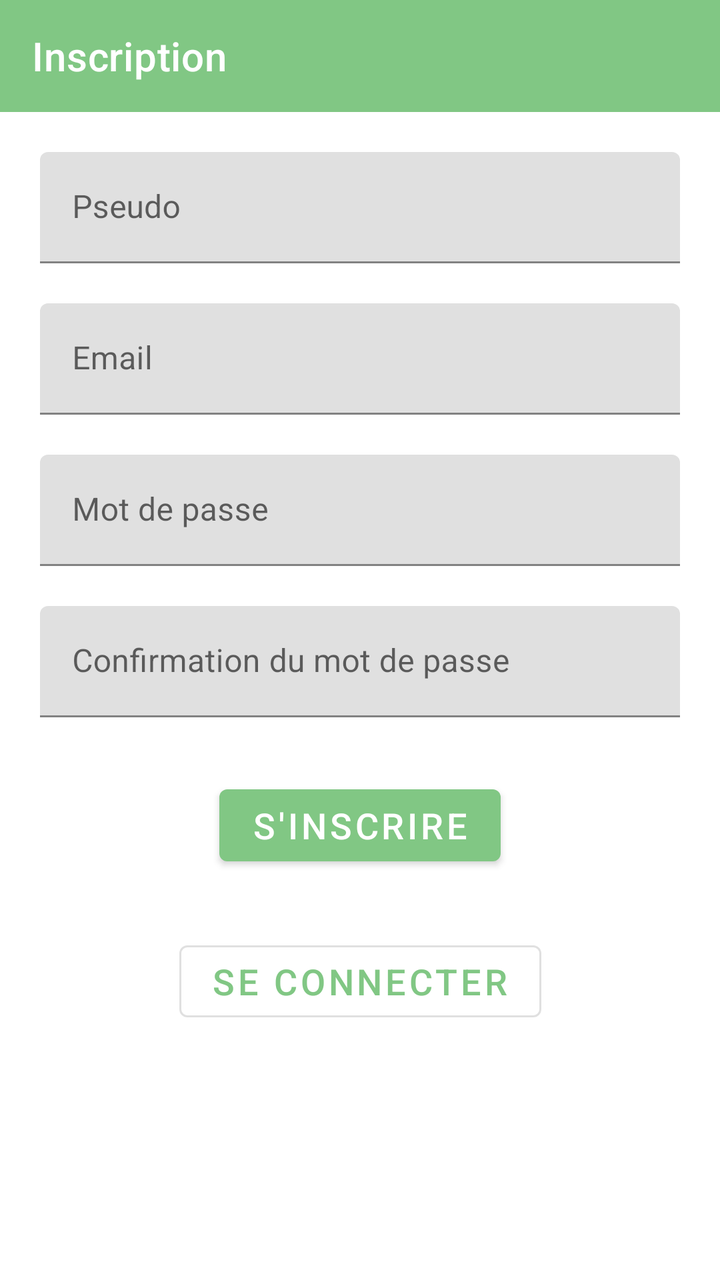
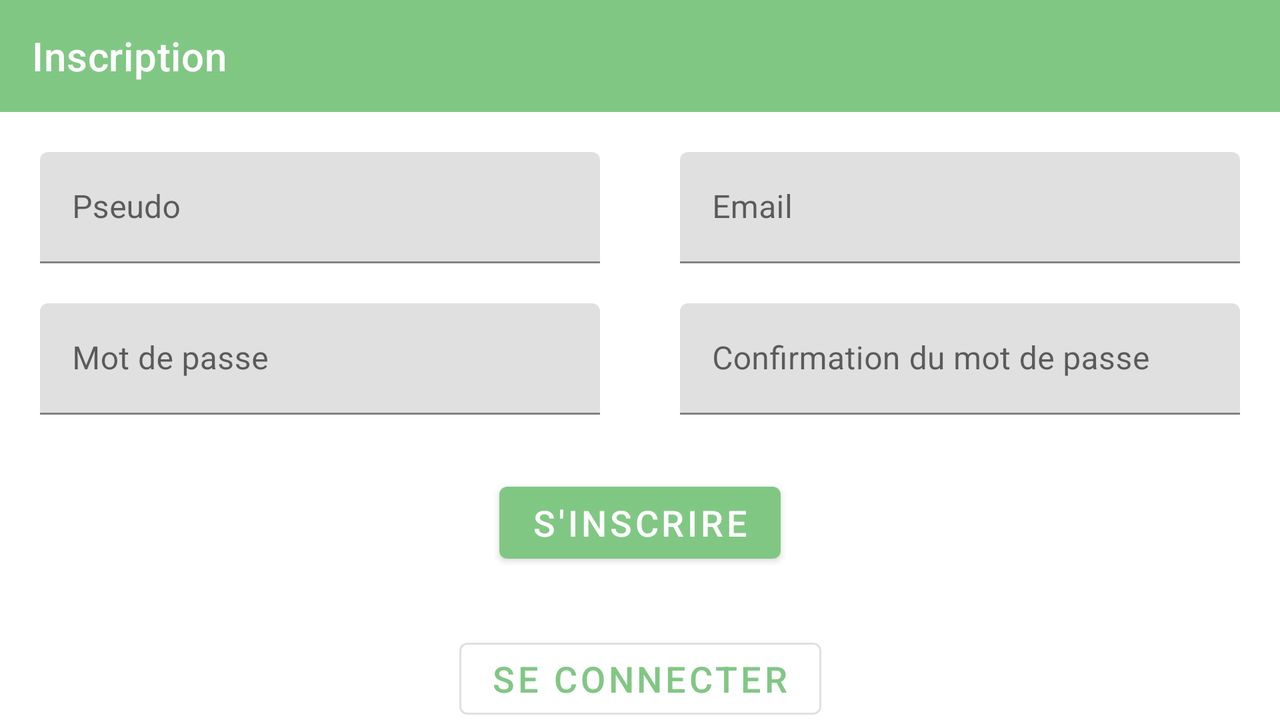

Two renders of one Android screen. The first uses the default layout on a phone; the second uses the alternative layout the repository ships for a different screen configuration, on a matching device. The two XML files are below.
<!-- AndroidManifest.xml: application theme AppTheme -->
<!-- res/layout/activity_register.xml -->
<?xml version="1.0" encoding="utf-8"?>
<androidx.constraintlayout.widget.ConstraintLayout xmlns:android="http://schemas.android.com/apk/res/android"
    xmlns:app="http://schemas.android.com/apk/res-auto"
    xmlns:tools="http://schemas.android.com/tools"
    android:id="@+id/loginLayout"
    android:layout_width="match_parent"
    android:layout_height="match_parent"
    android:layout_gravity="center_vertical"
    tools:context=".views.auth.LoginActivity">

    <com.google.android.material.appbar.AppBarLayout
        android:id="@+id/appBarLayout"
        android:layout_width="match_parent"
        android:layout_height="wrap_content"
        app:layout_constraintTop_toTopOf="parent">

        <com.google.android.material.appbar.MaterialToolbar
            android:id="@+id/topAppBar"
            style="@style/Widget.MaterialComponents.Toolbar.Primary"
            android:layout_width="match_parent"
            android:layout_height="?attr/actionBarSize"
            app:title="@string/login_register_title" />

    </com.google.android.material.appbar.AppBarLayout>

    <com.google.android.material.textfield.TextInputLayout
        android:id="@+id/login_pseudo"
        style="@style/KoudouTextLayout"
        android:layout_width="match_parent"
        android:layout_height="wrap_content"
        android:hint="@string/login_pseudo"
        app:layout_constraintTop_toBottomOf="@+id/appBarLayout" >

        <com.google.android.material.textfield.TextInputEditText
            android:id="@+id/login_pseudo_text"
            android:layout_width="match_parent"
            android:layout_height="wrap_content" />
    </com.google.android.material.textfield.TextInputLayout>
    <com.google.android.material.textfield.TextInputLayout
        android:id="@+id/login_email"
        style="@style/KoudouTextLayout"
        android:layout_width="match_parent"
        android:layout_height="wrap_content"
        android:hint="@string/login_email"
        app:layout_constraintTop_toBottomOf="@+id/login_pseudo">

        <com.google.android.material.textfield.TextInputEditText
            android:id="@+id/login_email_text"
            android:layout_width="match_parent"
            android:layout_height="wrap_content" />
    </com.google.android.material.textfield.TextInputLayout>
    <com.google.android.material.textfield.TextInputLayout
        android:id="@+id/login_password"
        style="@style/KoudouTextLayout"
        android:layout_width="match_parent"
        android:layout_height="wrap_content"
        android:hint="@string/login_password"
        app:layout_constraintTop_toBottomOf="@id/login_email">

        <com.google.android.material.textfield.TextInputEditText
            android:id="@+id/login_password_text"
            android:inputType="textPassword"
            android:layout_width="match_parent"
            android:layout_height="wrap_content" />
    </com.google.android.material.textfield.TextInputLayout>
    <com.google.android.material.textfield.TextInputLayout
        android:id="@+id/login_confirm_password"
        style="@style/KoudouTextLayout"
        android:layout_width="match_parent"
        android:layout_height="wrap_content"
        android:hint="@string/login_confirm_password"
        app:layout_constraintTop_toBottomOf="@id/login_password">

        <com.google.android.material.textfield.TextInputEditText
            android:id="@+id/login_confirm_password_text"
            android:inputType="textPassword"
            android:layout_width="match_parent"
            android:layout_height="wrap_content" />
    </com.google.android.material.textfield.TextInputLayout>

    <Button
        android:id="@+id/login_register_btn"
        style="@style/KoudouButton"
        android:layout_width="wrap_content"
        android:layout_height="wrap_content"
        android:text="@string/login_register"
        app:layout_constraintEnd_toEndOf="parent"
        app:layout_constraintStart_toStartOf="parent"
        app:layout_constraintTop_toBottomOf="@id/login_confirm_password" />

    <Button
        android:id="@+id/login_connect_switch_btn"
        style="@style/KoudouButtonOutline"
        android:layout_width="wrap_content"
        android:layout_height="wrap_content"
        android:text="@string/login_connect"
        app:layout_constraintEnd_toEndOf="parent"
        app:layout_constraintStart_toStartOf="parent"
        app:layout_constraintTop_toBottomOf="@id/login_register_btn" />


</androidx.constraintlayout.widget.ConstraintLayout>
<!-- resources referenced by this layout -->
<resources>
  <string name="login_confirm_password">Confirmation du mot de passe</string>
  <string name="login_connect">Se connecter</string>
  <string name="login_email">Email</string>
  <string name="login_password">Mot de passe</string>
  <string name="login_pseudo">Pseudo</string>
  <string name="login_register">S\'inscrire</string>
  <string name="login_register_title">Inscription</string>
  <style name="KoudouButton" parent="Widget.MaterialComponents.Button">
          <item name="android:layout_margin">30dp</item>
          <item name="android:textSize">18sp</item>
      </style>
  <style name="KoudouButtonOutline" parent="Widget.MaterialComponents.Button.OutlinedButton">
          <item name="android:layout_margin">30dp</item>
          <item name="android:textSize">18sp</item>
      </style>
  <style name="KoudouTextLayout" parent="Widget.MaterialComponents.TextInputLayout.FilledBox">
          <item name="android:layout_margin">20dp</item>
      </style>
  <style name="AppTheme" parent="Theme.MaterialComponents.Light.NoActionBar">
          
          <item name="colorPrimary">@color/colorPrimary</item>
          <item name="colorPrimaryDark">@color/colorPrimaryDark</item>
          <item name="colorAccent">@color/colorAccent</item>
      </style>
  <color name="colorPrimary">#81C784</color>
  <color name="colorPrimaryDark">#3E453E</color>
  <color name="colorAccent">#81C784</color>
</resources>
<!-- res/layout-land/activity_register.xml (the repository's variant of the layout above) -->
<!-- drawn on the phone turned sideways -->
<?xml version="1.0" encoding="utf-8"?>
<androidx.constraintlayout.widget.ConstraintLayout xmlns:android="http://schemas.android.com/apk/res/android"
    xmlns:app="http://schemas.android.com/apk/res-auto"
    xmlns:tools="http://schemas.android.com/tools"
    android:id="@+id/loginLayout"
    android:layout_width="match_parent"
    android:layout_height="match_parent"
    android:layout_gravity="center_vertical"
    tools:context=".views.auth.LoginActivity">

    <com.google.android.material.appbar.AppBarLayout
        android:id="@+id/appBarLayout"
        android:layout_width="match_parent"
        android:layout_height="wrap_content"
        app:layout_constraintTop_toTopOf="parent">

        <com.google.android.material.appbar.MaterialToolbar
            android:id="@+id/topAppBar"
            style="@style/Widget.MaterialComponents.Toolbar.Primary"
            android:layout_width="match_parent"
            android:layout_height="?attr/actionBarSize"
            app:title="@string/login_register_title" />

    </com.google.android.material.appbar.AppBarLayout>

    <com.google.android.material.textfield.TextInputLayout
        android:id="@+id/login_pseudo"
        style="@style/KoudouTextLayout"
        android:layout_width="0dp"
        app:layout_constraintHorizontal_weight="1"
        android:layout_height="wrap_content"
        android:hint="@string/login_pseudo"
        app:layout_constraintStart_toStartOf="parent"
        app:layout_constraintEnd_toStartOf="@id/login_email"
        app:layout_constraintTop_toBottomOf="@id/appBarLayout" >

        <com.google.android.material.textfield.TextInputEditText
            android:id="@+id/login_pseudo_text"
            android:layout_width="match_parent"
            android:layout_height="wrap_content" />
    </com.google.android.material.textfield.TextInputLayout>
    <com.google.android.material.textfield.TextInputLayout
        android:id="@+id/login_email"
        style="@style/KoudouTextLayout"
        android:layout_width="0dp"
        app:layout_constraintHorizontal_weight="1"
        android:layout_height="wrap_content"
        android:hint="@string/login_email"
        app:layout_constraintStart_toEndOf="@id/login_pseudo"
        app:layout_constraintEnd_toEndOf="parent"
        app:layout_constraintTop_toBottomOf="@id/appBarLayout">

        <com.google.android.material.textfield.TextInputEditText
            android:id="@+id/login_email_text"
            android:layout_width="match_parent"
            android:layout_height="wrap_content" />
    </com.google.android.material.textfield.TextInputLayout>
    <com.google.android.material.textfield.TextInputLayout
        android:id="@+id/login_password"
        style="@style/KoudouTextLayout"
        android:layout_width="0dp"
        app:layout_constraintHorizontal_weight="1"
        android:layout_height="wrap_content"
        android:hint="@string/login_password"
        app:layout_constraintStart_toStartOf="parent"
        app:layout_constraintEnd_toStartOf="@id/login_confirm_password"
        app:layout_constraintTop_toBottomOf="@id/login_email">

        <com.google.android.material.textfield.TextInputEditText
            android:id="@+id/login_password_text"
            android:inputType="textPassword"
            android:layout_width="match_parent"
            android:layout_height="wrap_content" />
    </com.google.android.material.textfield.TextInputLayout>
    <com.google.android.material.textfield.TextInputLayout
        android:id="@+id/login_confirm_password"
        style="@style/KoudouTextLayout"
        android:layout_width="0dp"
        app:layout_constraintHorizontal_weight="1"
        android:layout_height="wrap_content"
        android:hint="@string/login_confirm_password"
        app:layout_constraintStart_toEndOf="@id/login_password"
        app:layout_constraintEnd_toEndOf="parent"
        app:layout_constraintTop_toBottomOf="@id/login_email">

        <com.google.android.material.textfield.TextInputEditText
            android:id="@+id/login_confirm_password_text"
            android:inputType="textPassword"
            android:layout_width="match_parent"
            android:layout_height="wrap_content" />
    </com.google.android.material.textfield.TextInputLayout>

    <Button
        android:id="@+id/login_register_btn"
        style="@style/KoudouButton"
        android:layout_width="wrap_content"
        android:layout_height="wrap_content"
        android:text="@string/login_register"
        app:layout_constraintEnd_toEndOf="parent"
        app:layout_constraintStart_toStartOf="parent"
        app:layout_constraintTop_toBottomOf="@id/login_confirm_password" />

    <Button
        android:id="@+id/login_connect_switch_btn"
        style="@style/KoudouButtonOutline"
        android:layout_width="wrap_content"
        android:layout_height="wrap_content"
        android:text="@string/login_connect"
        app:layout_constraintEnd_toEndOf="parent"
        app:layout_constraintStart_toStartOf="parent"
        app:layout_constraintTop_toBottomOf="@id/login_register_btn" />


</androidx.constraintlayout.widget.ConstraintLayout>
